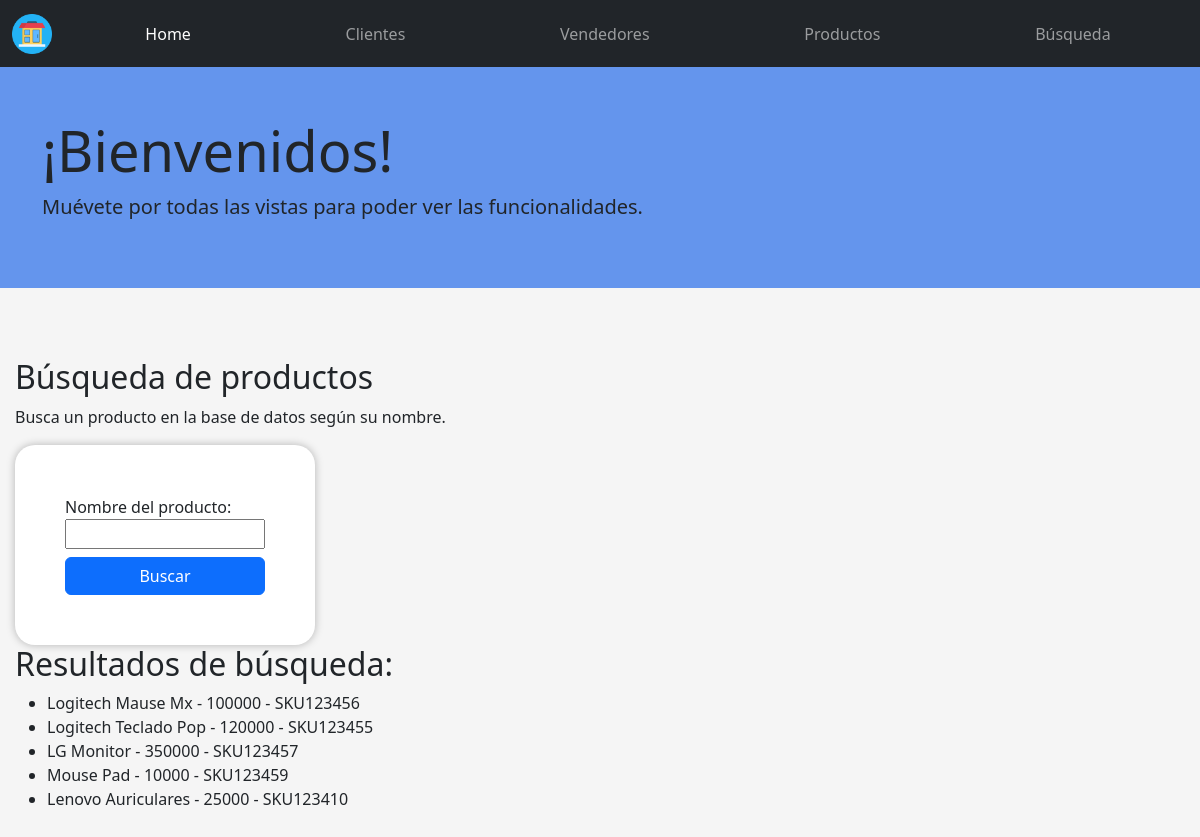
The page /busqueda/ on the database as committed earlier.
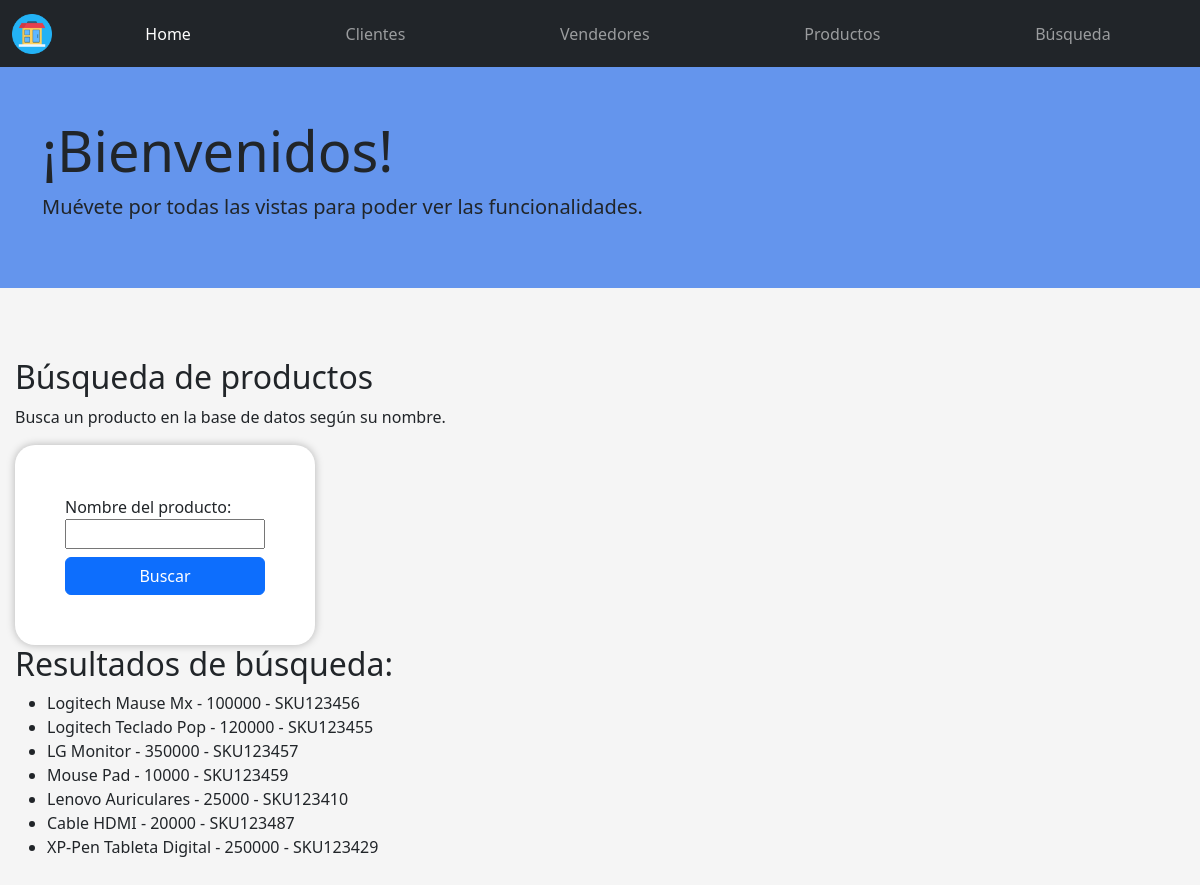
The same page on the database as committed later.
### App/models.py (models this page shows, shortened)
class Products(models.Model):
    name = models.CharField(max_length=255, verbose_name="Nombre")
    price = models.DecimalField(max_digits=8, decimal_places=0, verbose_name="Precio")
    sku = models.CharField(max_length=50, unique=True, verbose_name="Código producto")
    class Meta:
        verbose_name = "producto"
        verbose_name_plural = "productos"

### App/views.py (the view)
# urls.py: path('busqueda/', buscar, name='buscar'),
def buscar(request):
    q = request.GET.get('q', '')
    productos = Products.objects.filter(name__icontains=q)
    if productos:
        return render(request, './app/busqueda.html', {'productos': productos})
    else:
        mensaje = 'Producto no encontrado'
        return render(request, './app/busqueda.html', {'mensaje': mensaje})

### App/templates/app/busqueda.html
{% extends "app/base.html" %}
{% block content %}
  <h2>Búsqueda de productos</h2>
  <p>Busca un producto en la base de datos según su nombre.</p>
  <form action="#" method="get" class="creacion">
    <label for="buscar">Nombre del producto:</label>
    <input id="buscar" type="text" name="q">
    <input class="btn btn-primary mt-2 w-100" type="submit" value="Buscar">
  </form>
  {% if productos %}
    <h2>Resultados de búsqueda:</h2>
    <ul>
      {% for producto in productos %}
        <li>{{ producto.name }} - {{ producto.price }} - {{ producto.sku }}</li>
      {% endfor %}
    </ul>
  {% elif mensaje %}
    <p>{{ mensaje }}</p>
  {% endif %}
{% endblock %}

Rows that differ between the two databases and show on the page:
added Products: name "Cable HDMI", price "20000", sku "SKU123487"
added Products: name "XP-Pen Tableta Digital", price "250000", sku "SKU123429"
